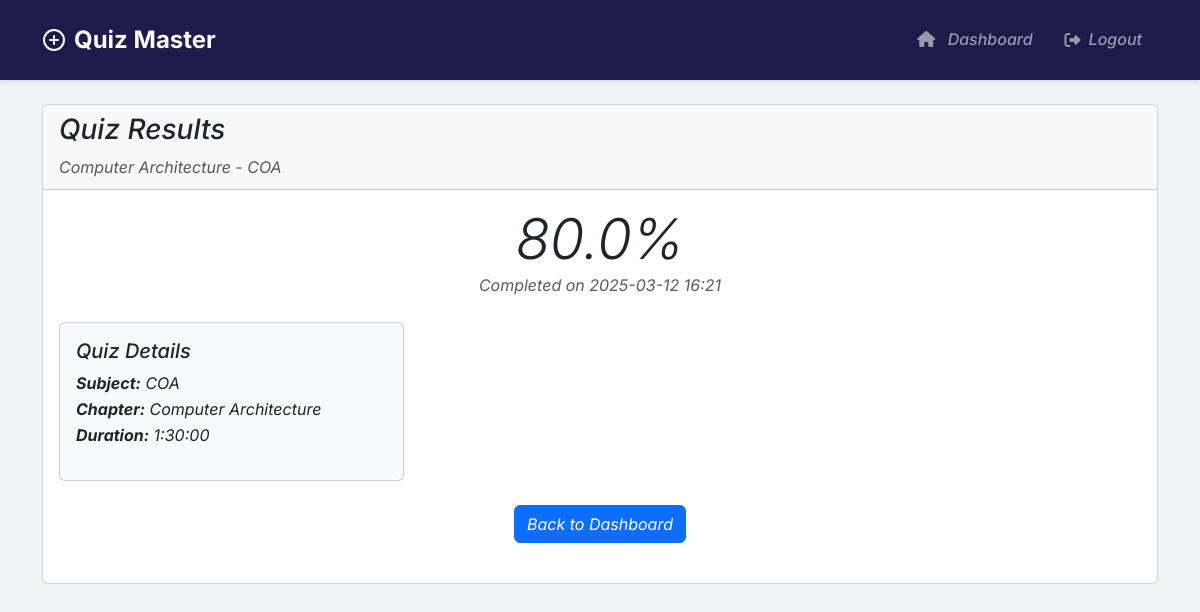
Page /result/3 (signed in) on the committed database.
### models/models.py (models this page shows)
class Chapter(db.Model):
    id = db.Column(db.Integer, primary_key=True)
    name = db.Column(db.String(100), nullable=False)
    description = db.Column(db.Text)
    subject_id = db.Column(db.Integer, db.ForeignKey('subject.id'), nullable=False)
    quizzes = db.relationship('Quiz', backref='chapter', cascade='all, delete-orphan', lazy=True)

class Subject(db.Model):
    id = db.Column(db.Integer, primary_key=True)
    name = db.Column(db.String(100), nullable=False)
    description = db.Column(db.Text)
    chapters = db.relationship('Chapter', backref='subject', cascade='all, delete-orphan', lazy=True)

class Score(db.Model):
    id = db.Column(db.Integer, primary_key=True)
    quiz_id = db.Column(db.Integer, db.ForeignKey('quiz.id'), nullable=False)
    user_id = db.Column(db.Integer, db.ForeignKey('user.id'), nullable=False)
    total_scored = db.Column(db.Float, nullable=False)
    time_stamp_of_attempt = db.Column(db.DateTime, default=datetime.now(utc))

class Quiz(db.Model):
    id = db.Column(db.Integer, primary_key=True)
    chapter_id = db.Column(db.Integer, db.ForeignKey('chapter.id'), nullable=False)
    date_of_quiz = db.Column(db.Date, nullable=False)
    time_duration = db.Column(db.Interval, nullable=False)
    remarks = db.Column(db.Text)
    questions = db.relationship('Question', backref='quiz', cascade='all, delete-orphan', lazy=True)
    scores = db.relationship('Score', backref='quiz', cascade='all, delete-orphan', lazy=True)

### controllers/user.py (the view)
@user.route('/result/<int:score_id>')
@login_required
def view_result(score_id):
    if current_user.is_admin:
        return redirect(url_for('admin.dashboard'))
    score = Score.query.get_or_404(score_id)
    if score.user_id != current_user.id:
        flash('Access denied.', 'danger')
        return redirect(url_for('user.dashboard'))
    return render_template('user/result.html', score=score)

### app.py (called while the page is built)
@login_manager.user_loader
def load_user(user_id):
    return User.query.get(int(user_id))

### templates/user/result.html
{% extends "base.html" %}
{% block content %}
<div class="card">
    <div class="card-header">
        <h3>Quiz Results</h3>
        <p class="text-muted mb-0">{{ score.quiz.chapter.name }} - {{ score.quiz.chapter.subject.name }}</p>
    </div>
    <div class="card-body">
        <div class="text-center mb-4">
            <div class="score-circle">
                <h2 class="display-4 mb-0">{{ "%.1f"|format(score.total_scored) }}%</h2>
            </div>
            <p class="text-muted">Completed on {{ score.time_stamp_of_attempt.strftime('%Y-%m-%d %H:%M') }}</p>
        </div>
        <div class="row mb-4">
            <div class="col-md-4">
                <div class="card bg-light">
                    <div class="card-body">
                        <h5 class="card-title">Quiz Details</h5>
                        <ul class="list-unstyled">
                            <li><strong>Subject:</strong> {{ score.quiz.chapter.subject.name }}</li>
                            <li><strong>Chapter:</strong> {{ score.quiz.chapter.name }}</li>
                            <li><strong>Duration:</strong> {{ score.quiz.time_duration }}</li>
                        </ul>
                    </div>
                </div>
            </div>
        </div>
        <div class="text-center mb-4">
            <a href="{{ url_for('user.dashboard') }}" class="btn btn-primary">Back to Dashboard</a>
        </div>
    </div>
</div>
{% endblock %}

### static/css/dashboard.css (style rules this page uses)
:root { --primary-color: #4361ee; --primary-hover: #3a56d4; --secondary-color: #3f37c9; --success-color: #4cc9f0; --info-color: #4895ef; --warning-color: #f72585; --danger-color: #e63946; --light-color: #f8f9fa; --dark-color: #212529; --gray-100: #f8f9fa; --gray-200: #e9ecef; --gray-300: #dee2e6; --gray-400: #ced4da; --gray-500: #adb5bd; --gray-600: #6c757d; --gray-700: #495057; --gray-800: #343a40; --gray-900: #212529; --border-radius: 0.75rem; --box-shadow: 0 0.5rem 1rem rgba(0, 0, 0, 0.15); --transition: all 0.3s ease; }
body { background-color: #f0f2f5; color: var(--gray-800); font-family: 'Inter', sans-serif; }

### static/css/auth.css (style rules this page uses)
:root { --primary-color: #4A90E2; --primary-dark: #357ABD; --text-primary: #2C3E50; --text-secondary: #7F8C8D; --error-color: #E74C3C; --border-radius: 12px; --input-bg: #F5F7FA; --transition: all 0.3s ease; }

### static/css/quiz.css (style rules this page uses)
body { font-family: 'Inter', -apple-system, BlinkMacSystemFont, 'Segoe UI', Roboto, sans-serif; line-height: 1.6; color: var(--text-primary); background: #f0f2f5; margin: 0; min-height: 100vh; }

### templates/base.html (style rules this page uses)
:root { --primary-color: #4361ee; --secondary-color: #3f37c9; --dark-color: #1e1b4b; --light-color: #f8fafc; }
body { font-family: 'Inter', sans-serif; background-color: #f0f2f5; color: #1e293b; }

### rows in the picture
Chapter: quiz.chapter.name "Computer Architecture"
Subject: quiz.chapter.subject.name "COA"
Score: total_scored "80.0", time_stamp_of_attempt "2025-03-12 16:21"
Quiz: quiz.time_duration "1:30:00"
